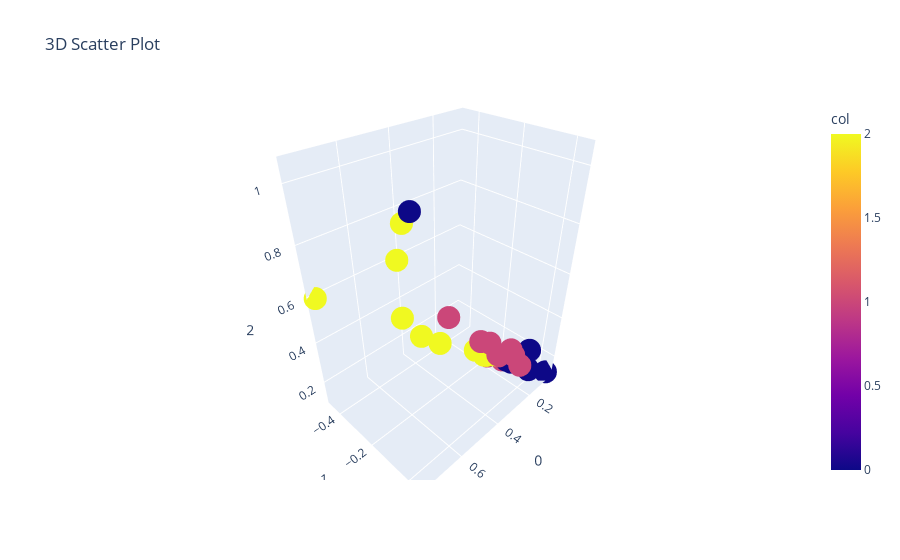

This figure's notebook cell:
### Code cell
fig = px.scatter_3d(plot_df, x=0, y=1, z=2,
                    color='col',
                    title="3D Scatter Plot")
fig.show()

### Figure 1 — Plotly figure (JSON) as saved in the notebook; plotly's stock layout.template omitted (floating-point values rounded to 4 significant figures)
{"data": [{"hovertemplate": "0=%{x}<br>1=%{y}<br>2=%{z}<br>col=%{marker.color}<extra></extra>", "legendgroup": "", "marker": {"color": [0, 1, 1, 1, 1, 1, 2, 2, 1, 2, 2, 2, 1, 2, 0, 2, 1, 1, 2, 1, 2, 2, 2, 0, 0, 1, 0, 0, 0, 0, 0, 0, 0, 2], "coloraxis": "coloraxis", "symbol": "circle"}, "mode": "markers", "name": "", "scene": "scene", "showlegend": false, "type": "scatter3d", "x": [0.1515, 0.2761, 0.6101, 0.4543, 0.2856, 0.4196, 0.7533, 0.6688, 0.2873, 0.2918, 0.3425, 0.3857, 0.3328, 0.3161, 0.1493, 0.4877, 0.2325, 0.2201, 0.4712, 0.2811, 0.3369, 0.3405, 0.7718, 0.07062, 0.2142, 0.2525, 0.1556, 0.2229, 0.1795, 0.2296, 0.2291, 0.2064, 0.7245, 0.7274], "y": [0.008731, 0.04449, 0.0004098, -0.003076, 0.01892, 0.008075, -0.03685, -0.1361, 0.006022, -0.1131, -0.02975, -0.08113, -0.01745, -0.0853, -0.0122, -0.2581, -0.06664, -0.06283, -0.1766, -0.1055, -0.07731, -0.03199, -0.4643, 0.04328, -0.03598, -0.07138, 5.667e-05, -0.04571, -0.01878, -0.04838, -0.04769, 0.0344, -0.01533, -0.04263], "z": [0.1595, 0.296, 0.6858, 0.4947, 0.336, 0.473, 0.9222, 0.6392, 0.3553, 0.2522, 0.3431, 0.3605, 0.3449, 0.2855, 0.1658, 0.381, 0.2175, 0.2124, 0.3872, 0.2453, 0.3123, 0.3483, 0.5951, 0.1143, 0.2137, 0.25, 0.171, 0.2229, 0.1912, 0.2269, 0.2263, 0.3188, 1.048, 1.01]}], "layout": {"coloraxis": {"colorbar": {"title": {"text": "col"}}, "colorscale": [[0, "#0d0887"], [0.1111, "#46039f"], [0.2222, "#7201a8"], [0.3333, "#9c179e"], [0.4444, "#bd3786"], [0.5556, "#d8576b"], [0.6667, "#ed7953"], [0.7778, "#fb9f3a"], [0.8889, "#fdca26"], [1, "#f0f921"]]}, "legend": {"tracegroupgap": 0}, "scene": {"domain": {"x": [0, 1], "y": [0, 1]}, "xaxis": {"title": {"text": "0"}}, "yaxis": {"title": {"text": "1"}}, "zaxis": {"title": {"text": "2"}}}, "title": {"text": "3D Scatter Plot"}}}
